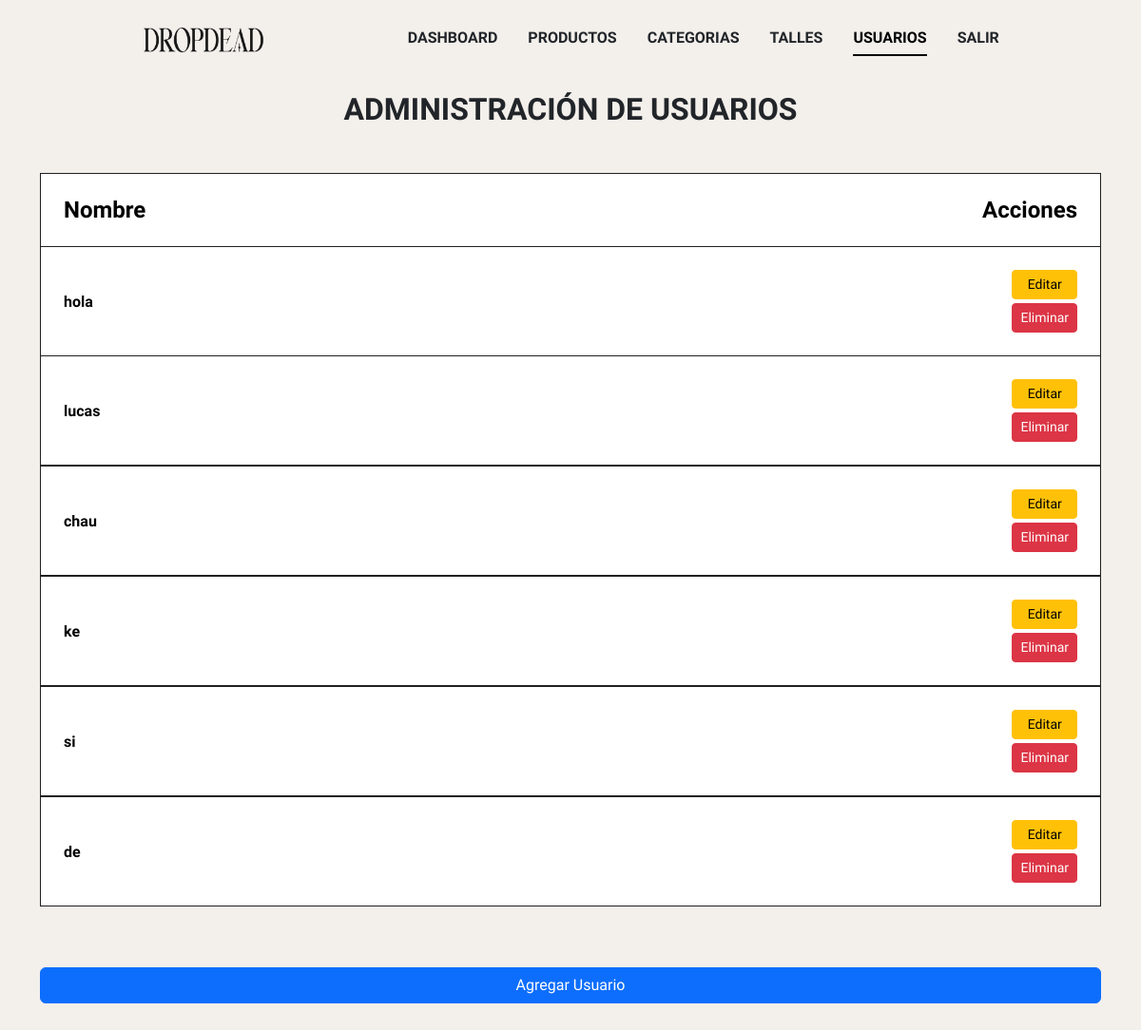
Before: /admin/index.php?sec=admin_usuarios (signed in) with the older database file.
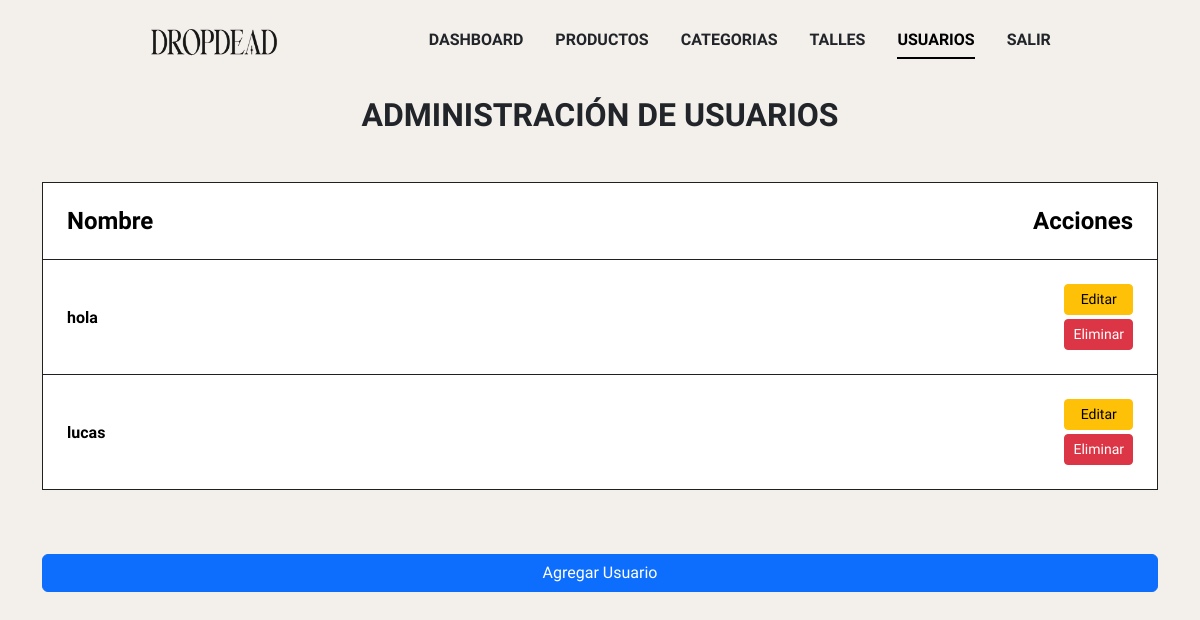
After: the same page with the newer database file.
### tables this page shows
CREATE TABLE `usuarios` (
  `id` int(10) UNSIGNED NOT NULL,
  `email` varchar(100) DEFAULT NULL,
  `nombre_usuario` varchar(20) DEFAULT NULL,
  `nombre_completo` varchar(100) DEFAULT NULL,
  `password` varchar(100) DEFAULT NULL,
  `roles` enum('admin','usuario') DEFAULT NULL
);

### class/Usuario.php (called while the page is built, shortened)
<?php
class Usuario{
  protected $id;
  protected $email;
  public function getId(){ return $this->id; }
  public function getEmail() { return $this->email; }
  public function catalogo_completo(): array
  {
      $conexion = Conexion::getConexion();
      $query = "SELECT * FROM usuarios";
      $PDOStatement = $conexion->prepare($query);
      $PDOStatement->setFetchMode(PDO::FETCH_CLASS, self::class);
      $PDOStatement->execute();
      $catalogo = $PDOStatement->fetchAll();
      return $catalogo;
  }
}

### admin/views/admin_usuarios.php (the view)
<?php
$usuarios = (new Usuario())->catalogo_completo();
?>
<div class="col pt-5">
      <h1 class="text-center mb-5 fw-bold">ADMINISTRACIÓN DE USUARIOS</h1>
      <div class="row mb-5 d-flex align-items-center">
          <table class="table">
              <thead>
                  <tr>
                      <th class="fw-bold" scope="col">Nombre</th>
                      <th class="fw-bold" scope="col">Acciones</th>
                  </tr>
              </thead>
              <tbody>
                  <?php foreach ($usuarios as $usuario) { ?>
                  <tr>
                      <td class="d-flex align-items-center fw-bold" w-100"><?= $usuario->getEmail() ?> </td>
                      <td>
                          <a href="index.php?sec=edit_usuario&id=<?= $usuario->getId() ?>" class="d-block btn btn-sm btn-warning mb-1">Editar</a>
                          <a href="index.php?sec=delete_usuario&id=<?= $usuario->getId() ?>" class="d-block btn btn-sm btn-danger">Eliminar</a>
                      </td>
                  </tr>
                  <?php } ?>
              </tbody>
          </table>
          <a href="index.php?sec=add_usuario" class="btn btn-primary mt-5">Agregar Usuario</a>
      </div>
  </div>

### admin/index.php (shortened to what this page needs)
<?php require_once '../functions/autoload.php';
$secciones_validas = [
    'dashboard' => [
        'titulo' => 'Panel de control',
    ],
    'admin_productos' => [
        'titulo' => 'Administración de Productos',
    ],
    'add_producto' => [
      'titulo' => 'Agregar Producto',
    ],
    'edit_producto' => [
      'titulo' => 'Editar Producto',
    ],
    'delete_producto' => [
      'titulo' => 'Eliminar Producto'
    ],
    'admin_categorias' => [
        'titulo' => 'Administración de Categorías',
    ],
    'add_categoria' => [
      'titulo' => 'Agregar Categoría',
    ],
    'edit_categoria' => [
      'titulo' => 'Editar Categoría',
    ],
    'delete_categoria' => [
      'titulo' => 'Eliminar Categoría'
    ],
    'admin_talles' => [
      'titulo' => 'Administración de Talles',
    ],
    'add_talle' => [
      'titulo' => 'Agregar Talle',
    ],
    'edit_talle' => [
      'titulo' => 'Editar Talle',
    ],
    'delete_talle' => [
      'titulo' => 'Eliminar Talle'
    ],
    'admin_usuarios' => [
      'titulo' => 'Administración de Usuarios'
    ],
    'add_usuario' => [
      'titulo' => 'Agregar Usuario'
    ],
    'edit_usuario' => [
      'titulo' => 'Editar Usuario'
    ],
    'delete_usuario' => [
      'titulo' => 'Eliminar Usuario'
    ]
];
$seccion = $_GET['sec'] ?? 'dashboard';
if (!array_key_exists($seccion, $secciones_validas)) {
    $vista = '404';
    $titulo = '404 - Página no encontrada';
} else {
    $vista = $seccion;
}
?>
<!DOCTYPE html>
<html lang="es">
<head>
    <link rel="stylesheet" href="../css/bootstrap.css">
    <link href="../css/style.css" rel="stylesheet">
</head>
<body>
<header class="navt">
      <h1><a class="a-logo" href="../index.php?sec=home">DROPDEAD</a></h1>
      <nav
        class="nav-list offcanvas-start"
        id="navDesplegable"
        tabindex="-1"
        aria-labelledby="navDesplegable"
        >
        <ul class="ul-list nav-underline" >
        <?php if( isset($_SESSION["login"]) ) { ?>
          <li><a class="nav-link <?= $_GET["sec"] == "dashboard" ? "active" : "" ?>" href="index.php?sec=dashboard">DASHBOARD</a></li>
          <li><a class="nav-link <?= $_GET["sec"] == "admin_productos" ? "active" : "" ?>" href="index.php?sec=admin_productos">PRODUCTOS</a></li>
          <li><a class="nav-link <?= $_GET["sec"] == "admin_categorias" ? "active" : "" ?>" href="index.php?sec=admin_categorias">CATEGORIAS</a></li>
          <li><a class="nav-link <?= $_GET["sec"] == "admin_talles" ? "active" : "" ?>" href="index.php?sec=admin_talles">TALLES</a></li>
          <li><a class="nav-link <?= $_GET["sec"] == "admin_usuarios" ? "active" : "" ?>" href="index.php?sec=admin_usuarios">USUARIOS</a></li>
          <li><a class="nav-link" href="actions/auth_logout.php">SALIR</a></li>
          <?php }else{ ?>
          <li><a class="nav-link <?= $_GET["sec"] == "login" ? "active" : "" ?>" href="../index.php?sec=login">LOGIN</a></li>
          <?php } ?>
        </ul>
      </nav>
    </header>
    <main class="container mt-5">
        <?php require file_exists("views/$vista.php") ? "views/$vista.php" : 'views/404.php'; ?>
    </main>
</body>
</html>

### css/style.css (style rules this page uses)
*, *::after, *::before { padding: 0; margin: 0; box-sizing: border-box; font-family: Onest; }
html { scroll-behavior: smooth; }
body { position: relative; background-color: #f3efeb; }
ul, ol { list-style: none; }
a { text-decoration: none; color: black; }
table { width: 100%; }
tr { display: flex; justify-content: space-between; padding: 1em; background-color: white; border: solid #202020 1px; }
table tr:first-child { border-bottom: none; }
th { font-weight: bold; font-size: 1.5em; }
:root { --titulo: calc(1.3rem + 2vw); --margin-pc: 20vw; --margin-cel: 1em; --gap-pc: 4em; --gap-cel: 2em; }
.navt { width: 100vw; position: fixed; top: 0; z-index: 2; background-color: #f3efeb; display: flex; align-items: center; height: 5rem; transition: background-color .3s ease, filter .3s ease-in-out; }
.a-logo { background: url(../assets/icon/NEW_SITE_LOGO_BLACK_220x.png) no-repeat center center; height: 2rem; aspect-ratio: 110 / 27; display: inline-block; text-indent: -999px; overflow: hidden; background-size: contain; vertical-align: sub; }
.nav-list { display: flex; justify-content: space-between; align-items: center; }
.ul-list { display: flex; font-weight: 600; gap: 2em; }
.nav-list a { padding: .5em; }

### css/desktop.css (style rules this page uses)
.navt { justify-content: space-evenly; }

### css/mobile.css (style rules this page uses)
.navt { justify-content: space-around; }

Changed rows visible on the page:
removed usuarios: email "chau"
removed usuarios: email "ke"
removed usuarios: email "si"
removed usuarios: email "de"
